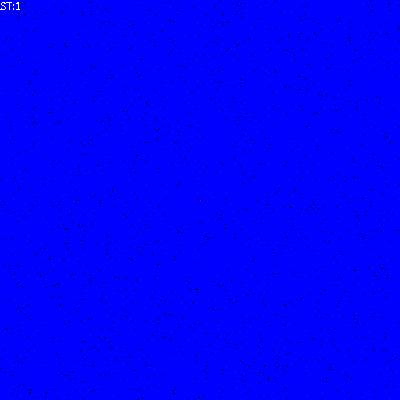
Frame 1 (no input)
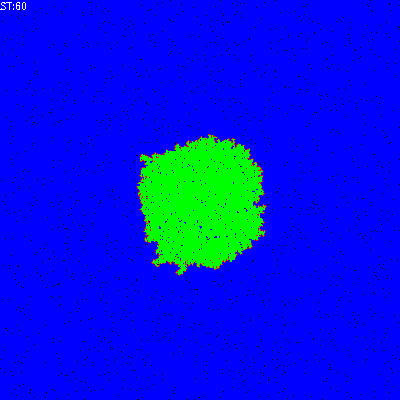
Frame 60 (the mouse pressed at the canvas centre just before this capture)
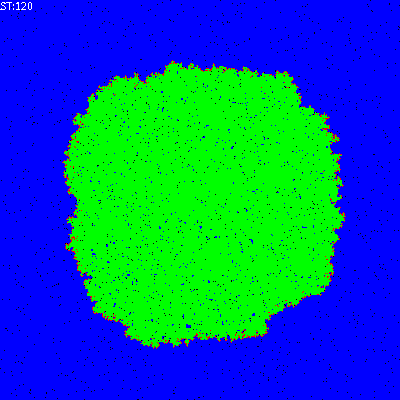
Frame 120 (the mouse held since frame 60 and released just before this capture)

The Processing sketch that drew these frames (run headless with seeded random() and noise(); from frame 60 on, the mouse is pressed at the canvas centre):

// Processing sketch: ModelSIR2
// ── ModelSIR2.pde
// Two-dimensional, probabilistic (MC steps) cellular automaton - SIR rule
// Seeding the table at the beginning with a given density of healthy cells and a single infected cell
// NUMBER OF INTERACTIONS 4, THE DISEASE IS VERY SHORT BUT VERY CONTAGIOUS
//-//////////////////////////////////////////////////////////////////////////////////////////////

int WorldSize=400; //How many elements do we want in a line and how many lines (square array)

int[][] World=new int[WorldSize][WorldSize]; //Creating the world table

float IDens=0.99; //Initial density in the array -
                  // QUESTION: what is the threshold density,
                  // at which the epidemic will ALWAYS attack the entire world? (if it starts)
                  // Although there may be small areas that it has missed.
                  
//Something like constants ;-)
final int Empty=0; 
final int Susceptible=1;
final int Infected=2;
final int Recovered=3;

void setup()
{
 size(400,400);    //Square window
 noSmooth();       //It speeds up simulations significantly
 
 if(IDens>0)
  {
   for(int i=0;i<World.length;i++) //Seeding the array
    for(int j=0;j<World.length;j++) 
      if(random(1.0)<IDens)
        World[i][j]=Susceptible;
      else
        World[i][j]=Empty; //For initialization certainty, especially if "Empty" was not zero.
  }
 
 World[WorldSize/2][WorldSize/2]=Infected;
  
 frameRate(100);
}

int t=0;

void draw()
{  
  for(int i=0;i<World.length;i++) //Visualization, in other words "drawing on the screen"
    for(int j=0;j<World.length;j++) 
    {
      switch(World[i][j]){ //The switch statement allows us to select any color depending on the number in the cell
      case 3:stroke(0,255,0);break;
      case 2:stroke(255,0,0);break;
      case 1:stroke(0,0,255);break;
      case 0:stroke(0,0,0);break;
      default: stroke(255); //This shouldn't appear
      break;
      } 
      point(i,j);
    }
  
  //Changing the state of the automaton - Monte Carlo step
  //STATES: Empty=0; Susceptible=1; Infected=2; Recovered=3;
  for(int a=0;a<World.length*World.length;a++) //As many draws as there are cells
  {
       //Random agent selection 
       int i=(int)random(World.length);
       int j=(int)random(World.length);
       
       //If empty or healthy, nothing happens
       if(World[i][j]!=Infected) continue;
       
       //Calculating the location of neighbors
       int right = (i+1) % WorldSize;      
       int left  = (WorldSize+i-1) % WorldSize;
       int dw=(j+1) % WorldSize;   
       int up=(WorldSize+j-1) % WorldSize;
       
       for(int b=0;b<4;b++) //More and more interactions
       {
         int neigh=(int)random(4);
         
         switch(neigh) //Here you have to be very careful not to make a mistake in the indexes
         {
         case 0: if(World[left] [j]==Susceptible) World[left][j]=Infected;  break;
         case 1: if(World[right][j]==Susceptible) World[right][j]=Infected;  break;
         case 2: if(World[i][up]==Susceptible) World[i][up]=Infected;break;
         case 3: if(World[i][dw]==Susceptible) World[i][dw]=Infected;break;
         default: println("Ups!",neigh);break;
         } 
       }
       World[i][j]=Recovered;
   }
      
   t++; //Next generation/step/year
   text("ST:"+t,0,10);
}


//-////////////////////////////////////////////////////////////////////////////////
// Author: Wojciech T. Borkowski
// Materials for the script "Processing in education and simulation
/// @date 2026-10-29 ( → https://github.com/borkowsk/bookProcessingEN)
/// @date 2026-10-29 ( → https://github.com/borkowsk/bookProcessingEN)
//-////////////////////////////////////////////////////////////////////////////////
